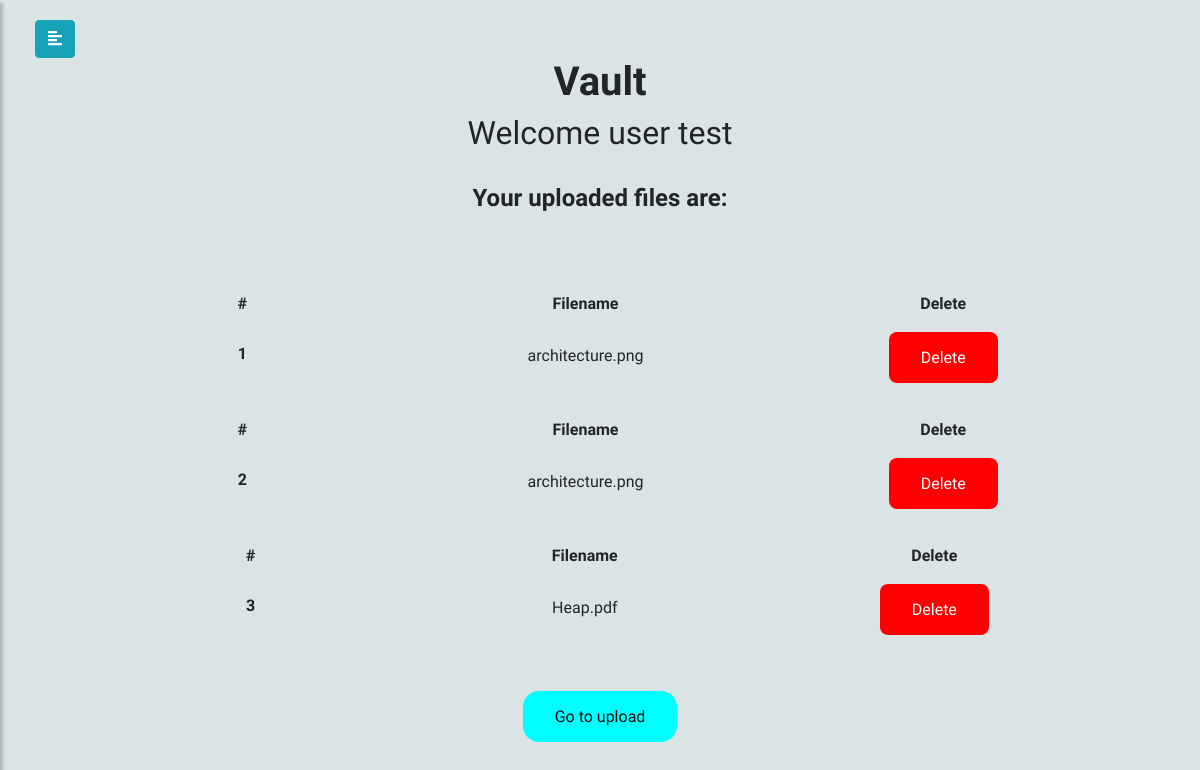
The page /home (signed in) on the database as committed earlier.
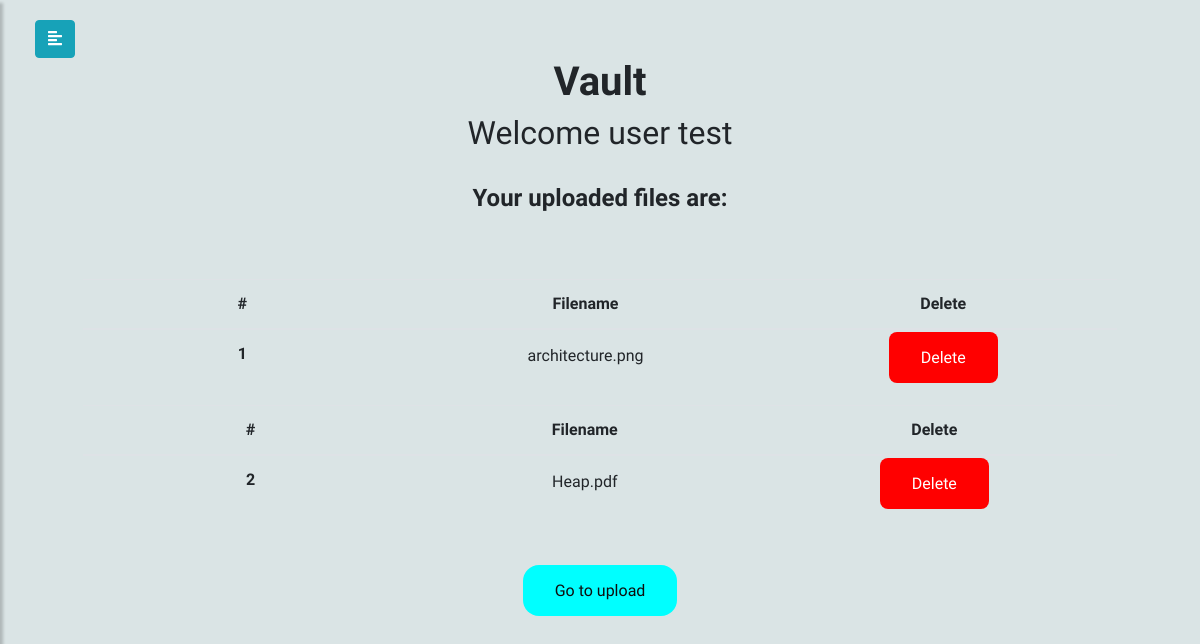
The same page on the database as committed later.
### application.py (models this page shows, shortened)
class FileTable(db.Model):
    __tablename__ = 'USER_FILES'
    id = db.Column(db.Integer, primary_key=True)
    name = db.Column(db.String(100))
    file = db.Column(db.LargeBinary)
    user_id = db.Column(db.Integer, db.ForeignKey('user.id'), nullable=False)

### application.py (the view)
@app.route("/home")
@login_required
def index():
    files = FileTable.query.filter_by(user_id=session["user_id"]).all()
    return render_template("index.html",files=files)

### application.py (called while the page is built)
@app.after_request
def after_request(response):
    response.headers["Cache-Control"] = "no-cache, no-store, must-revalidate"
    response.headers["Expires"] = 0
    response.headers["Pragma"] = "no-cache"
    return response

### helpers.py (called while the page is built)
def login_required(f):
    @wraps(f)
    def decorated_function(*args, **kwargs):
        if session.get("user_id") is None:
            return redirect("/login")
        return f(*args, **kwargs)
    return decorated_function

### templates/index.html (shortened to what this page needs)
{% extends "layout.html" %}
{% block main %}
<body>
 <h1>Vault</h1>
 <h2>Welcome user {{ session.user_name }}</h2> <br>
 <h3><strong>Your uploaded files are:</strong>  <br><br><br></h3>
 {% for item in files %}
        <div class="item_custom">
          <div class="col-md-11 list_custom">
            <div style="overflow: hidden;">
                <table class="table" style="text-align:center;">
                  <thead>
                    <tr>
                      <th scope="col">#</th>
                      <th scope="col">Filename</th>
                      <th scope="col">Delete</th>
                    </tr>
                  </thead>
                  <tbody>
                    <tr>
                      <th width="100px"scope="row">{{loop.index}}</th>
                      <td width="100px"><h4 style="font-size: 1rem;" class="custom_txt"><a href="/retrieve/{{item.id}}" target="_blank">{{ item.name }}</a></h4></td>
                      <td width="100px"><a href="/delete/{{item.id}}" class="btn-delete">Delete</a></td>
                    </tr>
                    </tbody>
                    </table>
              </div>
            </div>
          </div>
    {% endfor %} <br><br>
 <a href="/upload" class="btn-upload">Go to upload</a>
</body>
</html>
{%endblock%}

Rows that differ between the two databases and show on the page:
removed FileTable: name "architecture.png"
